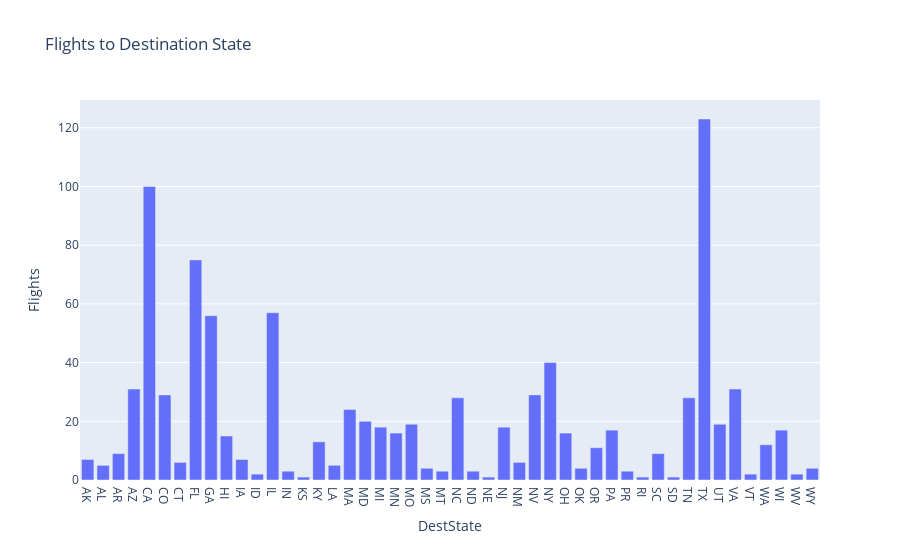

Notebook code cell kept with this figure:
### Code cell
df = airline_data[airline_data["Year"] == int(2010)]
bar_data = df.groupby("DestState")["Flights"].sum().reset_index()

fig = px.bar(bar_data, x = "DestState", y = "Flights", title = "Total number of flights to the destination state split by reporting airline")
fig.update_layout(title = "Flights to Destination State", xaxis_title = "DestState", yaxis_title = "Flights")
# airline_data.columns.tolist()

### Figure 1 — Plotly figure (JSON) as saved in the notebook; plotly's stock layout.template omitted (floating-point values rounded to 4 significant figures)
{"data": [{"alignmentgroup": "True", "hovertemplate": "DestState=%{x}<br>Flights=%{y}<extra></extra>", "legendgroup": "", "marker": {"color": "#636efa", "pattern": {"shape": ""}}, "name": "", "offsetgroup": "", "orientation": "v", "showlegend": false, "textposition": "auto", "type": "bar", "x": ["AK", "AL", "AR", "AZ", "CA", "CO", "CT", "FL", "GA", "HI", "IA", "ID", "IL", "IN", "KS", "KY", "LA", "MA", "MD", "MI", "MN", "MO", "MS", "MT", "NC", "ND", "NE", "NJ", "NM", "NV", "NY", "OH", "OK", "OR", "PA", "PR", "RI", "SC", "SD", "TN", "TX", "UT", "VA", "VT", "WA", "WI", "WV", "WY"], "xaxis": "x", "y": [7, 5, 9, 31, 100, 29, 6, 75, 56, 15, 7, 2, 57, 3, 1, 13, 5, 24, 20, 18, 16, 19, 4, 3, 28, 3, 1, 18, 6, 29, 40, 16, 4, 11, 17, 3, 1, 9, 1, 28, 123, 19, 31, 2, 12, 17, 2, 4], "yaxis": "y"}], "layout": {"barmode": "relative", "legend": {"tracegroupgap": 0}, "title": {"text": "Flights to Destination State"}, "xaxis": {"anchor": "y", "domain": [0, 1], "title": {"text": "DestState"}}, "yaxis": {"anchor": "x", "domain": [0, 1], "title": {"text": "Flights"}}}}
